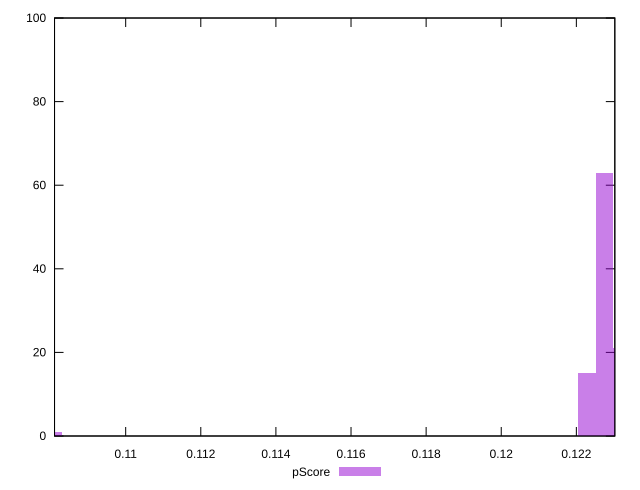

Write the gnuplot code that produced this figure.
reset

$pScore <<EOF
0.12274003609993318 63
0.12228205089060507 15
0.12319802130926129 21
0.1080845094014337 1
EOF

set key outside below
set boxwidth 0.0004579852093281089
set xrange [0.10810542063747397:0.12302438470178362]
set yrange [0:100]
set trange [0:100]
set style fill transparent solid 0.5 noborder
set terminal svg size 640, 490 enhanced background rgb 'white'
set output "reprap/uses-long-cache-ttl/samples/pages/pScore/histogram.svg"

plot $pScore title "pScore" with boxes

reset
